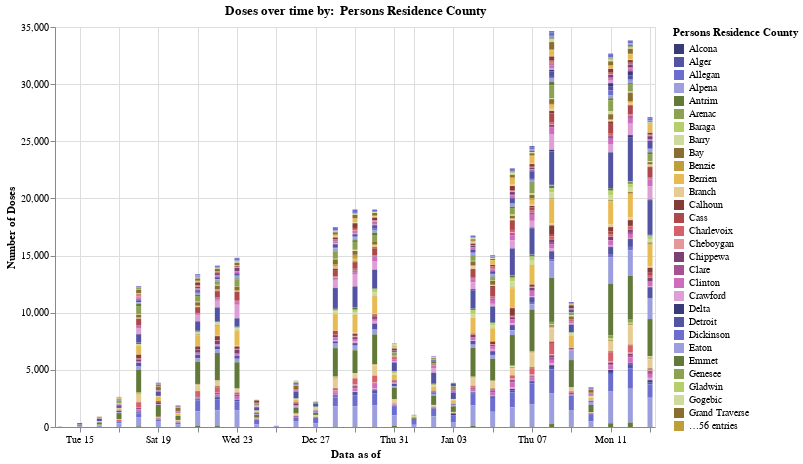
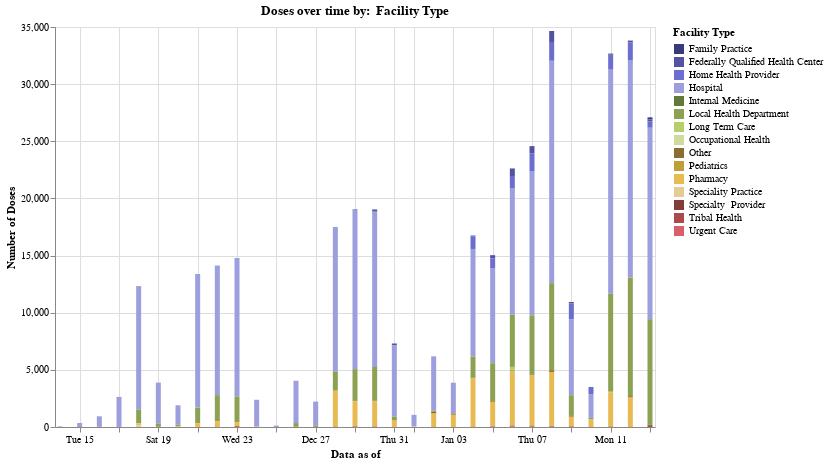
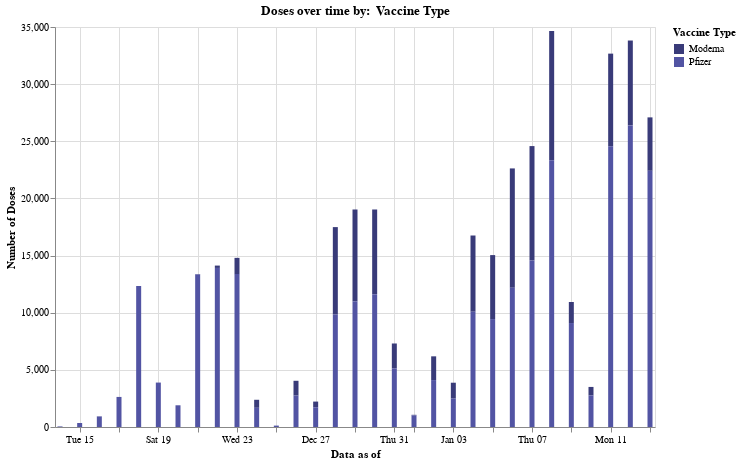
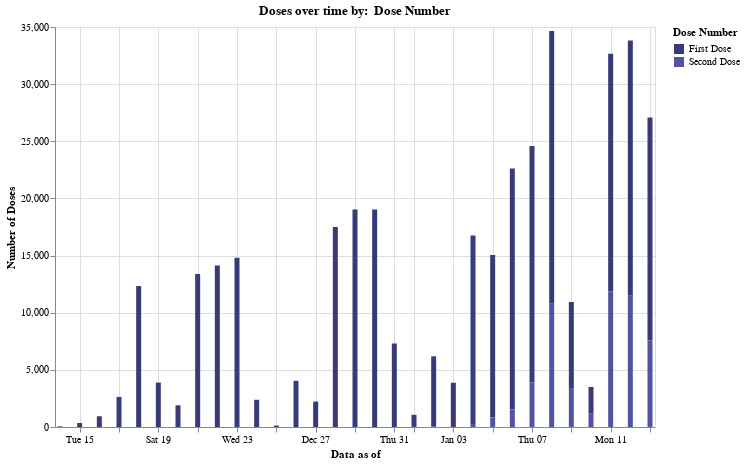

Notebook cell for these charts, in order:
### Code cell
i = 0
for col in cols_to_chart:
    display(chart_by_date[i])
    i = i + 1

### Figure 1 — Vega-Lite specification as saved in the notebook (floating-point values rounded to 4 significant figures; data arrays with more than 128 entries replaced by an {"elided": "..."} marker saying what was removed)
{"config": {"view": {"continuousWidth": 400, "continuousHeight": 300}}, "data": {"name": "data-9d7c0d3daf9661762e1e64d1fd734f4b"}, "mark": "bar", "encoding": {"color": {"type": "nominal", "field": "Persons Residence County", "scale": {"scheme": "category20b"}}, "tooltip": [{"type": "nominal", "field": "Data as of"}, {"type": "quantitative", "field": "Number of Doses"}], "x": {"type": "temporal", "field": "Data as of"}, "y": {"type": "quantitative", "field": "Number of Doses"}}, "height": 400, "selection": {"selector111": {"type": "multi", "fields": ["Persons Residence County"], "bind": "legend"}, "selector112": {"type": "interval", "bind": "scales", "encodings": ["x", "y"]}}, "title": "Doses over time by:  Persons Residence County", "width": 600, "$schema": "https://vega.github.io/schema/vega-lite/v4.8.1.json", "datasets": {"data-9d7c0d3daf9661762e1e64d1fd734f4b": {"elided": "2106 records"}}}

### Figure 2 — Vega-Lite specification as saved in the notebook (floating-point values rounded to 4 significant figures; data arrays with more than 128 entries replaced by an {"elided": "..."} marker saying what was removed)
{"config": {"view": {"continuousWidth": 400, "continuousHeight": 300}}, "data": {"name": "data-a43359d640fee70986087272e536c128"}, "mark": "bar", "encoding": {"color": {"type": "nominal", "field": "Facility Type", "scale": {"scheme": "category20b"}}, "tooltip": [{"type": "nominal", "field": "Data as of"}, {"type": "quantitative", "field": "Number of Doses"}], "x": {"type": "temporal", "field": "Data as of"}, "y": {"type": "quantitative", "field": "Number of Doses"}}, "height": 400, "selection": {"selector114": {"type": "multi", "fields": ["Facility Type"], "bind": "legend"}, "selector115": {"type": "interval", "bind": "scales", "encodings": ["x", "y"]}}, "title": "Doses over time by:  Facility Type", "width": 600, "$schema": "https://vega.github.io/schema/vega-lite/v4.8.1.json", "datasets": {"data-a43359d640fee70986087272e536c128": {"elided": "200 records"}}}

### Figure 3 — Vega-Lite specification as saved in the notebook (floating-point values rounded to 4 significant figures)
{"config": {"view": {"continuousWidth": 400, "continuousHeight": 300}}, "data": {"name": "data-217e6fca5b3412258ee5e318af09d35a"}, "mark": "bar", "encoding": {"color": {"type": "nominal", "field": "Vaccine Type", "scale": {"scheme": "category20b"}}, "tooltip": [{"type": "nominal", "field": "Data as of"}, {"type": "quantitative", "field": "Number of Doses"}], "x": {"type": "temporal", "field": "Data as of"}, "y": {"type": "quantitative", "field": "Number of Doses"}}, "height": 400, "selection": {"selector117": {"type": "multi", "fields": ["Vaccine Type"], "bind": "legend"}, "selector118": {"type": "interval", "bind": "scales", "encodings": ["x", "y"]}}, "title": "Doses over time by:  Vaccine Type", "width": 600, "$schema": "https://vega.github.io/schema/vega-lite/v4.8.1.json", "datasets": {"data-217e6fca5b3412258ee5e318af09d35a": [{"Data as of": "2020-12-14T00:00:00", "Vaccine Type": "Moderna", "Week": 561, "Year": 22220, "Number of Doses": 14}, {"Data as of": "2020-12-14T00:00:00", "Vaccine Type": "Pfizer", "Week": 1122, "Year": 44440, "Number of Doses": 42}, {"Data as of": "2020-12-15T00:00:00", "Vaccine Type": "Pfizer", "Week": 1020, "Year": 40400, "Number of Doses": 349}, {"Data as of": "2020-12-16T00:00:00", "Vaccine Type": "Moderna", "Week": 357, "Year": 14140, "Number of Doses": 22}, {"Data as of": "2020-12-16T00:00:00", "Vaccine Type": "Pfizer", "Week": 2958, "Year": 117160, "Number of Doses": 916}, {"Data as of": "2020-12-17T00:00:00", "Vaccine Type": "Moderna", "Week": 102, "Year": 4040, "Number of Doses": 2}, {"Data as of": "2020-12-17T00:00:00", "Vaccine Type": "Pfizer", "Week": 4029, "Year": 159580, "Number of Doses": 2631}, {"Data as of": "2020-12-18T00:00:00", "Vaccine Type": "Moderna", "Week": 153, "Year": 6060, "Number of Doses": 3}, {"Data as of": "2020-12-18T00:00:00", "Vaccine Type": "Pfizer", "Week": 9027, "Year": 357540, "Number of Doses": 12328}, {"Data as of": "2020-12-19T00:00:00", "Vaccine Type": "Pfizer", "Week": 5559, "Year": 220180, "Number of Doses": 3888}, {"Data as of": "2020-12-20T00:00:00", "Vaccine Type": "Moderna", "Week": 52, "Year": 2020, "Number of Doses": 1}, {"Data as of": "2020-12-20T00:00:00", "Vaccine Type": "Pfizer", "Week": 4680, "Year": 181800, "Number of Doses": 1900}, {"Data as of": "2020-12-21T00:00:00", "Vaccine Type": "Moderna", "Week": 520, "Year": 20200, "Number of Doses": 35}, {"Data as of": "2020-12-21T00:00:00", "Vaccine Type": "Pfizer", "Week": 9100, "Year": 353500, "Number of Doses": 13352}, {"Data as of": "2020-12-22T00:00:00", "Vaccine Type": "Moderna", "Week": 1872, "Year": 72720, "Number of Doses": 206}, {"Data as of": "2020-12-22T00:00:00", "Vaccine Type": "Pfizer", "Week": 9672, "Year": 375720, "Number of Doses": 13918}, {"Data as of": "2020-12-23T00:00:00", "Vaccine Type": "Moderna", "Week": 5564, "Year": 216140, "Number of Doses": 1421}, {"Data as of": "2020-12-23T00:00:00", "Vaccine Type": "Pfizer", "Week": 8684, "Year": 337340, "Number of Doses": 13378}, {"Data as of": "2020-12-24T00:00:00", "Vaccine Type": "Moderna", "Week": 2496, "Year": 96960, "Number of Doses": 703}, {"Data as of": "2020-12-24T00:00:00", "Vaccine Type": "Pfizer", "Week": 2704, "Year": 105040, "Number of Doses": 1679}, {"Data as of": "2020-12-25T00:00:00", "Vaccine Type": "Pfizer", "Week": 676, "Year": 26260, "Number of Doses": 122}, {"Data as of": "2020-12-26T00:00:00", "Vaccine Type": "Moderna", "Week": 3068, "Year": 119180, "Number of Doses": 1294}, {"Data as of": "2020-12-26T00:00:00", "Vaccine Type": "Pfizer", "Week": 2756, "Year": 107060, "Number of Doses": 2750}, {"Data as of": "2020-12-27T00:00:00", "Vaccine Type": "Moderna", "Week": 1484, "Year": 56560, "Number of Doses": 496}, {"Data as of": "2020-12-27T00:00:00", "Vaccine Type": "Pfizer", "Week": 2226, "Year": 84840, "Number of Doses": 1728}, {"Data as of": "2020-12-28T00:00:00", "Vaccine Type": "Moderna", "Week": 10600, "Year": 404000, "Number of Doses": 7653}, {"Data as of": "2020-12-28T00:00:00", "Vaccine Type": "Pfizer", "Week": 6890, "Year": 262600, "Number of Doses": 9838}, {"Data as of": "2020-12-29T00:00:00", "Vaccine Type": "Moderna", "Week": 11660, "Year": 444400, "Number of Doses": 8038}, {"Data as of": "2020-12-29T00:00:00", "Vaccine Type": "Pfizer", "Week": 7579, "Year": 288860, "Number of Doses": 10994}, {"Data as of": "2020-12-30T00:00:00", "Vaccine Type": "Moderna", "Week": 10812, "Year": 412080, "Number of Doses": 7409}, {"Data as of": "2020-12-30T00:00:00", "Vaccine Type": "Pfizer", "Week": 7155, "Year": 272700, "Number of Doses": 11623}, {"Data as of": "2020-12-31T00:00:00", "Vaccine Type": "Moderna", "Week": 6466, "Year": 246440, "Number of Doses": 2181}, {"Data as of": "2020-12-31T00:00:00", "Vaccine Type": "Pfizer", "Week": 5459, "Year": 208060, "Number of Doses": 5126}, {"Data as of": "2021-01-01T00:00:00", "Vaccine Type": "Moderna", "Week": 636, "Year": 24252, "Number of Doses": 55}, {"Data as of": "2021-01-01T00:00:00", "Vaccine Type": "Pfizer", "Week": 1802, "Year": 68714, "Number of Doses": 1012}, {"Data as of": "2021-01-02T00:00:00", "Vaccine Type": "Moderna", "Week": 5353, "Year": 204121, "Number of Doses": 2078}, {"Data as of": "2021-01-02T00:00:00", "Vaccine Type": "Pfizer", "Week": 3551, "Year": 135407, "Number of Doses": 4105}, {"Data as of": "2021-01-03T00:00:00", "Vaccine Type": "Moderna", "Week": 91, "Year": 183911, "Number of Doses": 1387}, {"Data as of": "2021-01-03T00:00:00", "Vaccine Type": "Pfizer", "Week": 44, "Year": 88924, "Number of Doses": 2488}, {"Data as of": "2021-01-04T00:00:00", "Vaccine Type": "Moderna", "Week": 191, "Year": 386011, "Number of Doses": 6669}, {"Data as of": "2021-01-04T00:00:00", "Vaccine Type": "Pfizer", "Week": 179, "Year": 361759, "Number of Doses": 10087}, {"Data as of": "2021-01-05T00:00:00", "Vaccine Type": "Moderna", "Week": 232, "Year": 468872, "Number of Doses": 5599}, {"Data as of": "2021-01-05T00:00:00", "Vaccine Type": "Pfizer", "Week": 195, "Year": 394095, "Number of Doses": 9443}, {"Data as of": "2021-01-06T00:00:00", "Vaccine Type": "Moderna", "Week": 319, "Year": 644699, "Number of Doses": 10442}, {"Data as of": "2021-01-06T00:00:00", "Vaccine Type": "Pfizer", "Week": 226, "Year": 456746, "Number of Doses": 12184}, {"Data as of": "2021-01-07T00:00:00", "Vaccine Type": "Moderna", "Week": 302, "Year": 610342, "Number of Doses": 10010}, {"Data as of": "2021-01-07T00:00:00", "Vaccine Type": "Pfizer", "Week": 260, "Year": 525460, "Number of Doses": 14570}, {"Data as of": "2021-01-08T00:00:00", "Vaccine Type": "Moderna", "Week": 347, "Year": 701287, "Number of Doses": 11315}, {"Data as of": "2021-01-08T00:00:00", "Vaccine Type": "Pfizer", "Week": 323, "Year": 652783, "Number of Doses": 23337}, {"Data as of": "2021-01-09T00:00:00", "Vaccine Type": "Moderna", "Week": 125, "Year": 252625, "Number of Doses": 1841}, {"Data as of": "2021-01-09T00:00:00", "Vaccine Type": "Pfizer", "Week": 207, "Year": 418347, "Number of Doses": 9097}, {"Data as of": "2021-01-10T00:00:00", "Vaccine Type": "Moderna", "Week": 110, "Year": 111155, "Number of Doses": 745}, {"Data as of": "2021-01-10T00:00:00", "Vaccine Type": "Pfizer", "Week": 228, "Year": 230394, "Number of Doses": 2761}, {"Data as of": "2021-01-11T00:00:00", "Vaccine Type": "Moderna", "Week": 500, "Year": 505250, "Number of Doses": 8105}, {"Data as of": "2021-01-11T00:00:00", "Vaccine Type": "Pfizer", "Week": 810, "Year": 818505, "Number of Doses": 24565}, {"Data as of": "2021-01-12T00:00:00", "Vaccine Type": "Moderna", "Week": 496, "Year": 501208, "Number of Doses": 7430}, {"Data as of": "2021-01-12T00:00:00", "Vaccine Type": "Pfizer", "Week": 866, "Year": 875093, "Number of Doses": 26387}, {"Data as of": "2021-01-13T00:00:00", "Vaccine Type": "Moderna", "Week": 346, "Year": 349633, "Number of Doses": 4675}, {"Data as of": "2021-01-13T00:00:00", "Vaccine Type": "Pfizer", "Week": 624, "Year": 630552, "Number of Doses": 22417}]}}

### Figure 4 — Vega-Lite specification as saved in the notebook (floating-point values rounded to 4 significant figures)
{"config": {"view": {"continuousWidth": 400, "continuousHeight": 300}}, "data": {"name": "data-8ce5ec4e60a08d4379fa940f6670fdc9"}, "mark": "bar", "encoding": {"color": {"type": "nominal", "field": "Dose Number", "scale": {"scheme": "category20b"}}, "tooltip": [{"type": "nominal", "field": "Data as of"}, {"type": "quantitative", "field": "Number of Doses"}], "x": {"type": "temporal", "field": "Data as of"}, "y": {"type": "quantitative", "field": "Number of Doses"}}, "height": 400, "selection": {"selector120": {"type": "multi", "fields": ["Dose Number"], "bind": "legend"}, "selector121": {"type": "interval", "bind": "scales", "encodings": ["x", "y"]}}, "title": "Doses over time by:  Dose Number", "width": 600, "$schema": "https://vega.github.io/schema/vega-lite/v4.8.1.json", "datasets": {"data-8ce5ec4e60a08d4379fa940f6670fdc9": [{"Data as of": "2020-12-14T00:00:00", "Dose Number": "First Dose", "Week": 1683, "Year": 66660, "Number of Doses": 56}, {"Data as of": "2020-12-15T00:00:00", "Dose Number": "First Dose", "Week": 1020, "Year": 40400, "Number of Doses": 349}, {"Data as of": "2020-12-16T00:00:00", "Dose Number": "First Dose", "Week": 3315, "Year": 131300, "Number of Doses": 938}, {"Data as of": "2020-12-17T00:00:00", "Dose Number": "First Dose", "Week": 4131, "Year": 163620, "Number of Doses": 2633}, {"Data as of": "2020-12-18T00:00:00", "Dose Number": "First Dose", "Week": 9180, "Year": 363600, "Number of Doses": 12331}, {"Data as of": "2020-12-19T00:00:00", "Dose Number": "First Dose", "Week": 5559, "Year": 220180, "Number of Doses": 3888}, {"Data as of": "2020-12-20T00:00:00", "Dose Number": "First Dose", "Week": 4732, "Year": 183820, "Number of Doses": 1901}, {"Data as of": "2020-12-21T00:00:00", "Dose Number": "First Dose", "Week": 9620, "Year": 373700, "Number of Doses": 13387}, {"Data as of": "2020-12-22T00:00:00", "Dose Number": "First Dose", "Week": 11544, "Year": 448440, "Number of Doses": 14124}, {"Data as of": "2020-12-23T00:00:00", "Dose Number": "First Dose", "Week": 14248, "Year": 553480, "Number of Doses": 14799}, {"Data as of": "2020-12-24T00:00:00", "Dose Number": "First Dose", "Week": 5200, "Year": 202000, "Number of Doses": 2382}, {"Data as of": "2020-12-25T00:00:00", "Dose Number": "First Dose", "Week": 676, "Year": 26260, "Number of Doses": 122}, {"Data as of": "2020-12-26T00:00:00", "Dose Number": "First Dose", "Week": 5824, "Year": 226240, "Number of Doses": 4044}, {"Data as of": "2020-12-27T00:00:00", "Dose Number": "First Dose", "Week": 3710, "Year": 141400, "Number of Doses": 2224}, {"Data as of": "2020-12-28T00:00:00", "Dose Number": "First Dose", "Week": 17490, "Year": 666600, "Number of Doses": 17491}, {"Data as of": "2020-12-29T00:00:00", "Dose Number": "First Dose", "Week": 19239, "Year": 733260, "Number of Doses": 19032}, {"Data as of": "2020-12-30T00:00:00", "Dose Number": "First Dose", "Week": 17967, "Year": 684780, "Number of Doses": 19032}, {"Data as of": "2020-12-31T00:00:00", "Dose Number": "First Dose", "Week": 11925, "Year": 454500, "Number of Doses": 7307}, {"Data as of": "2021-01-01T00:00:00", "Dose Number": "First Dose", "Week": 2120, "Year": 80840, "Number of Doses": 1060}, {"Data as of": "2021-01-01T00:00:00", "Dose Number": "Second Dose", "Week": 318, "Year": 12126, "Number of Doses": 7}, {"Data as of": "2021-01-02T00:00:00", "Dose Number": "First Dose", "Week": 8586, "Year": 327402, "Number of Doses": 6165}, {"Data as of": "2021-01-02T00:00:00", "Dose Number": "Second Dose", "Week": 318, "Year": 12126, "Number of Doses": 18}, {"Data as of": "2021-01-03T00:00:00", "Dose Number": "First Dose", "Week": 132, "Year": 266772, "Number of Doses": 3870}, {"Data as of": "2021-01-03T00:00:00", "Dose Number": "Second Dose", "Week": 3, "Year": 6063, "Number of Doses": 5}, {"Data as of": "2021-01-04T00:00:00", "Dose Number": "First Dose", "Week": 340, "Year": 687140, "Number of Doses": 16486}, {"Data as of": "2021-01-04T00:00:00", "Dose Number": "Second Dose", "Week": 30, "Year": 60630, "Number of Doses": 270}, {"Data as of": "2021-01-05T00:00:00", "Dose Number": "First Dose", "Week": 389, "Year": 786169, "Number of Doses": 14221}, {"Data as of": "2021-01-05T00:00:00", "Dose Number": "Second Dose", "Week": 38, "Year": 76798, "Number of Doses": 821}, {"Data as of": "2021-01-06T00:00:00", "Dose Number": "First Dose", "Week": 480, "Year": 970080, "Number of Doses": 21094}, {"Data as of": "2021-01-06T00:00:00", "Dose Number": "Second Dose", "Week": 65, "Year": 131365, "Number of Doses": 1532}, {"Data as of": "2021-01-07T00:00:00", "Dose Number": "First Dose", "Week": 458, "Year": 925618, "Number of Doses": 20692}, {"Data as of": "2021-01-07T00:00:00", "Dose Number": "Second Dose", "Week": 104, "Year": 210184, "Number of Doses": 3888}, {"Data as of": "2021-01-08T00:00:00", "Dose Number": "First Dose", "Week": 517, "Year": 1044857, "Number of Doses": 23864}, {"Data as of": "2021-01-08T00:00:00", "Dose Number": "Second Dose", "Week": 153, "Year": 309213, "Number of Doses": 10788}, {"Data as of": "2021-01-09T00:00:00", "Dose Number": "First Dose", "Week": 238, "Year": 480998, "Number of Doses": 7530}, {"Data as of": "2021-01-09T00:00:00", "Dose Number": "Second Dose", "Week": 94, "Year": 189974, "Number of Doses": 3408}, {"Data as of": "2021-01-10T00:00:00", "Dose Number": "First Dose", "Week": 224, "Year": 226352, "Number of Doses": 2289}, {"Data as of": "2021-01-10T00:00:00", "Dose Number": "Second Dose", "Week": 114, "Year": 115197, "Number of Doses": 1217}, {"Data as of": "2021-01-11T00:00:00", "Dose Number": "First Dose", "Week": 912, "Year": 921576, "Number of Doses": 20809}, {"Data as of": "2021-01-11T00:00:00", "Dose Number": "Second Dose", "Week": 398, "Year": 402179, "Number of Doses": 11861}, {"Data as of": "2021-01-12T00:00:00", "Dose Number": "First Dose", "Week": 942, "Year": 951891, "Number of Doses": 22322}, {"Data as of": "2021-01-12T00:00:00", "Dose Number": "Second Dose", "Week": 420, "Year": 424410, "Number of Doses": 11495}, {"Data as of": "2021-01-13T00:00:00", "Dose Number": "First Dose", "Week": 686, "Year": 693203, "Number of Doses": 19530}, {"Data as of": "2021-01-13T00:00:00", "Dose Number": "Second Dose", "Week": 284, "Year": 286982, "Number of Doses": 7562}]}}
